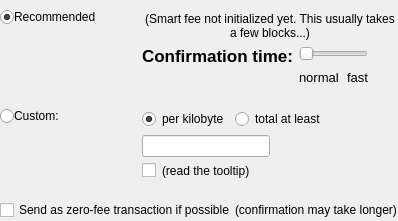
                        <widget class="QFrame" name="frameFeeSelection">
                          <property name="enabled">
                            <bool>true</bool>
                          </property>
                          <layout class="QVBoxLayout" name="verticalLayoutFee12">
                            <property name="spacing">
                              <number>0</number>
                            </property>
                            <property name="leftMargin">
                              <number>0</number>
                            </property>
                            <property name="topMargin">
                              <number>0</number>
                            </property>
                            <property name="rightMargin">
                              <number>0</number>
                            </property>
                            <property name="bottomMargin">
                              <number>0</number>
                            </property>
                            <item>
                              <layout class="QGridLayout" name="gridLayoutFee" columnstretch="0,1,2">
                                <property name="topMargin">
                                  <number>10</number>
                                </property>
                                <property name="bottomMargin">
                                  <number>4</number>
                                </property>
                                <property name="horizontalSpacing">
                                  <number>0</number>
                                </property>
                                <property name="verticalSpacing">
                                  <number>4</number>
                                </property>
                                <item row="2" column="2">
                                  <layout class="QVBoxLayout" name="verticalLayoutFee8">
                                    <property name="spacing">
                                      <number>6</number>
                                    </property>
                                    <item>
                                      <layout class="QHBoxLayout" name="horizontalLayoutFee13">
                                        <item>
                                          <widget class="QRadioButton" name="radioCustomPerKilobyte">
                                            <property name="toolTip">
                                              <string>If the custom fee is set to 1000 uAGORs and the transaction is only 250 bytes, then &quot;per kilobyte&quot; only pays 250 uAGORs in fee,&lt;br /&gt;while &quot;at least&quot; pays 1000 uAGORs. For transactions bigger than a kilobyte both pay by kilobyte.</string>
                                            </property>
                                            <property name="text">
                                              <string>per kilobyte</string>
                                            </property>
                                            <property name="iconSize">
                                              <size>
                                                <width>17</width>
                                                <height>17</height>
                                              </size>
                                            </property>
                                            <property name="checked">
                                              <bool>true</bool>
                                            </property>
                                            <attribute name="buttonGroup">
                                              <string notr="true">groupCustomFee</string>
                                            </attribute>
                                          </widget>
                                        </item>
                                        <item>
                                          <widget class="QRadioButton" name="radioCustomAtLeast">
                                            <property name="toolTip">
                                              <string>If the custom fee is set to 1000 uAGORs and the transaction is only 250 bytes, then &quot;per kilobyte&quot; only pays 250 uAGORs in fee,&lt;br /&gt;while &quot;total at least&quot; pays 1000 uAGORs. For transactions bigger than a kilobyte both pay by kilobyte.</string>
                                            </property>
                                            <property name="text">
                                              <string>total at least</string>
                                            </property>
                                            <property name="iconSize">
                                              <size>
                                                <width>17</width>
                                                <height>17</height>
                                              </size>
                                            </property>
                                            <attribute name="buttonGroup">
                                              <string notr="true">groupCustomFee</string>
                                            </attribute>
                                          </widget>
                                        </item>
                                        <item>
                                          <spacer name="horizontalSpacer_6">
                                            <property name="orientation">
                                              <enum>Qt::Horizontal</enum>
                                            </property>
                                            <property name="sizeHint" stdset="0">
                                              <size>
                                                <width>1</width>
                                                <height>1</height>
                                              </size>
                                            </property>
                                          </spacer>
                                        </item>
                                      </layout>
                                    </item>
                                    <item>
                                      <layout class="QHBoxLayout" name="horizontalLayout_5">
                                        <item>
                                          <widget class="BitcoinAmountField" name="customFee"/>
                                        </item>
                                        <item>
                                          <spacer name="horizontalSpacer_8">
                                            <property name="orientation">
                                              <enum>Qt::Horizontal</enum>
                                            </property>
                                            <property name="sizeHint" stdset="0">
                                              <size>
                                                <width>1</width>
                                                <height>1</height>
                                              </size>
                                            </property>
                                          </spacer>
                                        </item>
                                      </layout>
                                    </item>
                                    <item>
                                      <layout class="QHBoxLayout" name="horizontalLayoutFee8">
                                        <item>
                                          <widget class="QCheckBox" name="checkBoxMinimumFee">
                                            <property name="toolTip">
                                              <string>Paying only the minimum fee is just fine as long as there is less transaction volume than space in the blocks.&lt;br /&gt;But be aware that this can end up in a never confirming transaction once there is more demand for AGORA transactions than the network can process.</string>
                                            </property>
                                            <property name="layoutDirection">
                                              <enum>Qt::LeftToRight</enum>
                                            </property>
                                            <property name="text">
                                              <string/>
                                            </property>
                                            <property name="iconSize">
                                              <size>
                                                <width>17</width>
                                                <height>17</height>
                                              </size>
                                            </property>
                                          </widget>
                                        </item>
                                        <item>
                                          <widget class="QLabel" name="labelMinFeeWarning">
                                            <property name="enabled">
                                              <bool>true</bool>
                                            </property>
                                            <property name="toolTip">
                                              <string>Paying only the minimum fee is just fine as long as there is less transaction volume than space in the blocks.&lt;br /&gt;But be aware that this can end up in a never confirming transaction once there is more demand for AGORA transactions than the network can process.</string>
                                            </property>
                                            <property name="text">
                                              <string>(read the tooltip)</string>
                                            </property>
                                            <property name="margin">
                                              <number>5</number>
                                            </property>
                                          </widget>
                                        </item>
                                        <item>
                                          <spacer name="horizontalSpacer_2">
                                            <property name="orientation">
                                              <enum>Qt::Horizontal</enum>
                                            </property>
                                            <property name="sizeHint" stdset="0">
                                              <size>
                                                <width>1</width>
                                                <height>1</height>
                                              </size>
                                            </property>
                                          </spacer>
                                        </item>
                                      </layout>
                                    </item>
                                  </layout>
                                </item>
                                <item row="0" column="0" alignment="Qt::AlignTop">
                                  <widget class="QRadioButton" name="radioSmartFee">
                                    <property name="text">
                                      <string/>
                                    </property>
                                    <property name="iconSize">
                                      <size>
                                        <width>17</width>
                                        <height>17</height>
                                      </size>
                                    </property>
                                    <property name="checked">
                                      <bool>true</bool>
                                    </property>
                                    <attribute name="buttonGroup">
                                      <string notr="true">groupFee</string>
                                    </attribute>
                                  </widget>
                                </item>
                                <item row="2" column="1">
                                  <widget class="QLabel" name="labelCustomFee">
                                    <property name="text">
                                      <string>Custom:</string>
                                    </property>
                                    <property name="alignment">
                                      <set>Qt::AlignLeading|Qt::AlignLeft|Qt::AlignTop</set>
                                    </property>
                                    <property name="indent">
                                      <number>0</number>
                                    </property>
                                    <property name="buddy">
                                      <cstring>radioCustomFee</cstring>
                                    </property>
                                  </widget>
                                </item>
                                <item row="0" column="1">
                                  <layout class="QVBoxLayout" name="verticalLayout_4">
                                    <item>
                                      <layout class="QHBoxLayout" name="horizontalLayout_4">
                                        <item>
                                          <widget class="QLabel" name="labelSmartFee_2">
                                            <property name="text">
                                              <string>Recommended</string>
                                            </property>
                                            <property name="alignment">
                                              <set>Qt::AlignLeading|Qt::AlignLeft|Qt::AlignTop</set>
                                            </property>
                                            <property name="indent">
                                              <number>0</number>
                                            </property>
                                          </widget>
                                        </item>
                                        <item>
                                          <widget class="QLabel" name="labelSmartFee">
                                            <property name="text">
                                              <string/>
                                            </property>
                                            <property name="alignment">
                                              <set>Qt::AlignLeading|Qt::AlignLeft|Qt::AlignTop</set>
                                            </property>
                                            <property name="indent">
                                              <number>0</number>
                                            </property>
                                          </widget>
                                        </item>
                                      </layout>
                                    </item>
                                    <item>
                                      <widget class="QLabel" name="labelFeeEstimation">
                                        <property name="text">
                                          <string/>
                                        </property>
                                        <property name="alignment">
                                          <set>Qt::AlignLeading|Qt::AlignLeft|Qt::AlignTop</set>
                                        </property>
                                        <property name="indent">
                                          <number>0</number>
                                        </property>
                                      </widget>
                                    </item>
                                    <item>
                                      <spacer name="verticalSpacer_2">
                                        <property name="orientation">
                                          <enum>Qt::Vertical</enum>
                                        </property>
                                        <property name="sizeHint" stdset="0">
                                          <size>
                                            <width>20</width>
                                            <height>40</height>
                                          </size>
                                        </property>
                                      </spacer>
                                    </item>
                                  </layout>
                                </item>
                                <item row="3" column="0" colspan="3">
                                  <widget class="QLabel" name="custom_send_as_zero_separator">
                                    <property name="text">
                                      <string/>
                                    </property>
                                    <property name="indent">
                                      <number>0</number>
                                    </property>
                                  </widget>
                                </item>
                                <item row="0" column="2">
                                  <layout class="QVBoxLayout" name="verticalLayoutFee3" stretch="0,0">
                                    <property name="spacing">
                                      <number>6</number>
                                    </property>
                                    <property name="topMargin">
                                      <number>2</number>
                                    </property>
                                    <item>
                                      <widget class="QLabel" name="labelSmartFee2">
                                        <property name="text">
                                          <string>(Smart fee not initialized yet. This usually takes a few blocks...)</string>
                                        </property>
                                        <property name="alignment">
                                          <set>Qt::AlignHCenter</set>
                                        </property>
                                        <property name="wordWrap">
                                          <bool>true</bool>
                                        </property>
                                        <property name="margin">
                                          <number>2</number>
                                        </property>
                                      </widget>
                                    </item>
                                    <item>
                                      <layout class="QHBoxLayout" name="horizontalLayoutFee9">
                                        <item>
                                          <layout class="QVBoxLayout" name="verticalLayoutFee6">
                                            <item>
                                              <widget class="QLabel" name="labelSmartFee3">
                                                <property name="font">
                                                  <font>
                                                    <family>Ubuntu</family>
                                                    <pointsize>13</pointsize>
                                                    <weight>75</weight>
                                                    <bold>true</bold>
                                                  </font>
                                                </property>
                                                <property name="text">
                                                  <string>Confirmation time:</string>
                                                </property>
                                                <property name="margin">
                                                  <number>2</number>
                                                </property>
                                              </widget>
                                            </item>
                                            <item>
                                              <spacer name="verticalSpacer_3">
                                                <property name="orientation">
                                                  <enum>Qt::Vertical</enum>
                                                </property>
                                                <property name="sizeHint" stdset="0">
                                                  <size>
                                                    <width>1</width>
                                                    <height>1</height>
                                                  </size>
                                                </property>
                                              </spacer>
                                            </item>
                                          </layout>
                                        </item>
                                        <item>
                                          <layout class="QVBoxLayout" name="verticalLayoutFee5">
                                            <property name="rightMargin">
                                              <number>30</number>
                                            </property>
                                            <item>
                                              <widget class="QSlider" name="sliderSmartFee">
                                                <property name="minimum">
                                                  <number>0</number>
                                                </property>
                                                <property name="maximum">
                                                  <number>24</number>
                                                </property>
                                                <property name="pageStep">
                                                  <number>1</number>
                                                </property>
                                                <property name="value">
                                                  <number>0</number>
                                                </property>
                                                <property name="sliderPosition">
                                                  <number>0</number>
                                                </property>
                                                <property name="tracking">
                                                  <bool>true</bool>
                                                </property>
                                                <property name="orientation">
                                                  <enum>Qt::Horizontal</enum>
                                                </property>
                                                <property name="tickPosition">
                                                  <enum>QSlider::NoTicks</enum>
                                                </property>
                                              </widget>
                                            </item>
                                            <item>
                                              <layout class="QHBoxLayout" name="horizontalLayoutFee10">
                                                <item>
                                                  <widget class="QLabel" name="labelSmartFeeNormal">
                                                    <property name="font">
                                                      <font>
                                                        <family>Ubuntu</family>
                                                        <pointsize>10</pointsize>
                                                      </font>
                                                    </property>
                                                    <property name="text">
                                                      <string>normal</string>
                                                    </property>
                                                    <property name="indent">
                                                      <number>0</number>
                                                    </property>
                                                  </widget>
                                                </item>
                                                <item>
                                                  <spacer name="horizontalSpacer_3">
                                                    <property name="orientation">
                                                      <enum>Qt::Horizontal</enum>
                                                    </property>
                                                    <property name="sizeHint" stdset="0">
                                                      <size>
                                                        <width>40</width>
                                                        <height>20</height>
                                                      </size>
                                                    </property>
                                                  </spacer>
                                                </item>
                                                <item>
                                                  <widget class="QLabel" name="labelSmartFeeFast">
                                                    <property name="font">
                                                      <font>
                                                        <family>Ubuntu</family>
                                                        <pointsize>10</pointsize>
                                                      </font>
                                                    </property>
                                                    <property name="text">
                                                      <string>fast</string>
                                                    </property>
                                                    <property name="indent">
                                                      <number>0</number>
                                                    </property>
                                                  </widget>
                                                </item>
                                              </layout>
                                            </item>
                                          </layout>
                                        </item>
                                      </layout>
                                    </item>
                                  </layout>
                                </item>
                                <item row="2" column="0">
                                  <layout class="QVBoxLayout" name="verticalLayoutFee9" stretch="0,1">
                                    <item>
                                      <widget class="QRadioButton" name="radioCustomFee">
                                        <property name="text">
                                          <string/>
                                        </property>
                                        <property name="iconSize">
                                          <size>
                                            <width>17</width>
                                            <height>17</height>
                                          </size>
                                        </property>
                                        <attribute name="buttonGroup">
                                          <string notr="true">groupFee</string>
                                        </attribute>
                                      </widget>
                                    </item>
                                    <item>
                                      <spacer name="verticalSpacer_6">
                                        <property name="orientation">
                                          <enum>Qt::Vertical</enum>
                                        </property>
                                        <property name="sizeHint" stdset="0">
                                          <size>
                                            <width>1</width>
                                            <height>1</height>
                                          </size>
                                        </property>
                                      </spacer>
                                    </item>
                                  </layout>
                                </item>
                                <item row="1" column="0" colspan="3">
                                  <widget class="QLabel" name="recommended_custom_separator">
                                    <property name="text">
                                      <string/>
                                    </property>
                                    <property name="indent">
                                      <number>0</number>
                                    </property>
                                  </widget>
                                </item>
                              </layout>
                            </item>
                            <item>
                              <layout class="QHBoxLayout" name="horizontalLayoutFee5" stretch="0,0,0">
                                <property name="spacing">
                                  <number>0</number>
                                </property>
                                <property name="bottomMargin">
                                  <number>0</number>
                                </property>
                                <item>
                                  <widget class="QCheckBox" name="checkBoxFreeTx">
                                    <property name="text">
                                      <string>Send as zero-fee transaction if possible</string>
                                    </property>
                                    <property name="iconSize">
                                      <size>
                                        <width>17</width>
                                        <height>17</height>
                                      </size>
                                    </property>
                                  </widget>
                                </item>
                                <item>
                                  <widget class="QLabel" name="labelFreeTx">
                                    <property name="text">
                                      <string>(confirmation may take longer)</string>
                                    </property>
                                    <property name="margin">
                                      <number>0</number>
                                    </property>
                                    <property name="indent">
                                      <number>0</number>
                                    </property>
                                  </widget>
                                </item>
                                <item>
                                  <spacer name="horizontalSpacerFee5">
                                    <property name="orientation">
                                      <enum>Qt::Horizontal</enum>
                                    </property>
                                    <property name="sizeHint" stdset="0">
                                      <size>
                                        <width>1</width>
                                        <height>1</height>
                                      </size>
                                    </property>
                                  </spacer>
                                </item>
                              </layout>
                            </item>
                            <item>
                              <spacer name="verticalSpacerFee2">
                                <property name="orientation">
                                  <enum>Qt::Vertical</enum>
                                </property>
                                <property name="sizeHint" stdset="0">
                                  <size>
                                    <width>1</width>
                                    <height>1</height>
                                  </size>
                                </property>
                              </spacer>
                            </item>
                          </layout>
                        </widget>
